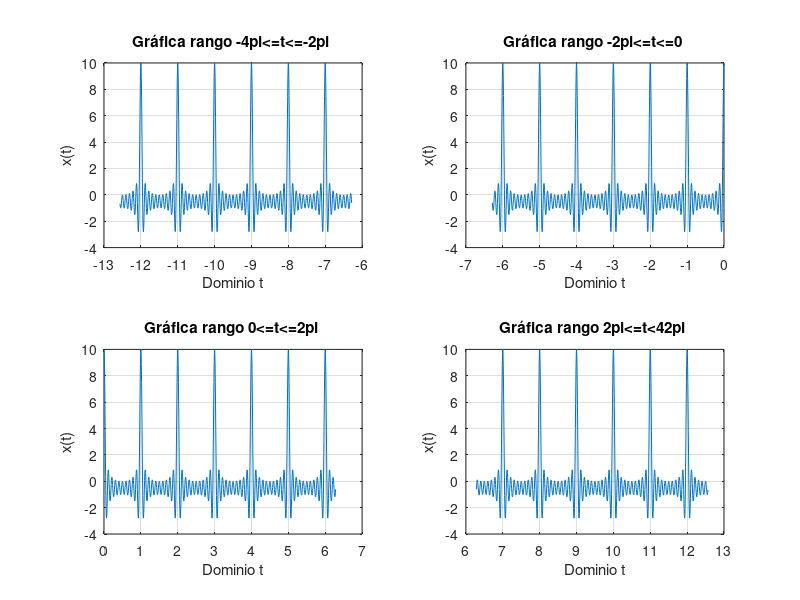

This chart was generated by the following MATLAB code:
%% Práctica 1: Señales en tiempo continuo.
%
% *Integrantes:*
%
% * Arellano Paz Angel Ulises
% * Cardoso Arias Javier
% * Gachuz Hernández Karla Denisse
% * García Arteaga Alejandro
% * López Galván José Rodolfo
%
% *Objetivos:* 
%
% * Manipulación básica de MATLAB
% * Gráficas de señales reales y complejas continuas
% * Transformación de señales continuas (escalamientos y traslaciones)
% * Calculo de energía y potencia de señales continuas

%%



%%  1) Working with functions.
%
% Working with functions is fundamental to signals and systems applications. MATLAB provides several methods of defining and evaluating functions. An understanding and proficient use of these methods are therefore necessary and beneficial.

%%
% *11.1-1 Anonymous functions.*
%
% Many simple functions are most conveniently represented by using MATLAB anonymous functions. An anonymous function provides a symbolic representation of a function defined in terms of MATLAB operators, functions, or other anonymous functions. For example, consider defining the exponentially damped sinusoid $f (t) = e −t cos(2π t)$.

f = @(t) exp(-t).*cos(2*pi*t);

%%
% In this context, the @ symbol identifies the expression as an anonymous function, which is assigned a name of f. Parentheses following the @ symbol are used to identify the function’s independent variables (input arguments), which in this case is the single time variable t. Input arguments, such as t, are local to the anonymous function and are not related to any workspace variables with the same names.
%
% Once defined, $f (t)$ can be evaluated simply by passing the input values of interest. For example,

t =0; f(t)

%%
% evaluates $f (t)$ at t = 0, confirming the expected result of unity. The same result is obtained by passing t = 0 directly.

%%
% Vector inputs allow the evaluation of multiple values simultaneously, Consider the task of plotting $f(t)$ over the interval $(-2 \leq t \leq 2)$. Gross function behavior is clear:  $f(t)$ should oscilate four times with a decaying envelope. Since accurate hand sketches are cumberstone, MATLAB-generated plots are an attractive alternative. As the following example illustrates, care must be taken to ensure reliable results.
%
% Suppose the vector t is chosen to include onlu the integers contained in $(-2 \leq t \leq 2)$, namely, [−2, −1, 0, 1, 2].

t = (-2:2);

%%
% This vector input is evaluated from a vector output.

f(t)

%%
% The plot command graphs the result, which is shown in Fig. 1.46 

%%
%
%  >> plot(t,f(t));
%  >> xlabel(’t’); ylabel(’f(t)’); grid;
%

%%
% Grid lines, added by using the grid command, aid feature identification. Unfortunately, the
% plot does not illustrate the expected oscillatory behavior. More points are required to adequately
% represent f (t).
% The question, then, is how many points is enough? † If too few points are chosen, information
% is lost. If too many points are chosen, memory and time are wasted. A balance is needed. For
% oscillatory functions, plotting 20 to 200 points per oscillation is normally adequate. For the present
% case, t is chosen to give 100 points per oscillation.

plot(t, f(t));
xlabel('t');
ylabel('f(t)');
grid;
%%
% *Figure 1.46* $f(t) = e^{-t}cos(2\pi t)$ for $t = (-2::2)$.

t1 = (-2:0.01:2);
plot(t1, f(t1));
xlabel('t');
ylabel('f(t)');
grid;
%%
% *Figure 1.47* $f(t) = e^{-t}cos(2\pi t)$ for $t = (-2:0.01:2)$.

%%
% *1.11-2 Relational Operators and the Unit Step Function.*
%
% The unit step function $u(t)$ arises naturally in many practical situations. For example, a unit step can
% model the act of turning on a system. With the help of relational operators, anonymous functions
% can represent the unit step function.
% In MATLAB, a relational operator compares two items. If the comparison is true, a logical true
% (1) is returned. If the comparison is false, a logical false (0) is returned. Sometimes called indicator
% functions, relational operators indicates whether a condition is true. Six relational operators are
% available: <, >, <=, >=, ==, and ~=.
%   The unit step function is readily defined using the >= relational operator.

u = @(t) 1.0.*(t>=0);

%%
% Any function with a jump discontinuity, such as the unit step, is difficult to plot. Consider plotting
% $u(t)$ by using $t = (-2:2)$.

t = (-2:2);
plot(t, u(t));
xlabel ('t');
ylabel('u(t)');

%%
% *Figure 1.48* $u(t)$ for $t = (-2:2)$.ous functions, we could
% have used our previously defined unit step anonymous function to define p(t) as p = @(t)

%%
% Two significant problems are apparent in the resulting plot, shown in Fig. 1.48. First,
% MATLAB automatically scales plot axes to tightly bound the data. In this case, this normally
% desirable feature obscures most of the plot. Second, MATLAB connects plot data with lines,
% making a true jump discontinuity difficult to achieve. The coarse resolution of vector t emphasizes
% the effect by showing an erroneous sloping line between t = −1 and t = 0.
% The first problem is corrected by vertically enlarging the bounding box with the axis
% command. The second problem is reduced, but not eliminated, by adding points to vector t.

t = (-2:0.01:2);
plot(t, u(t));
xlabel('t');
ylabel('u(t)');
axis([-2 2 -0.1 1.1]);
title('Figure 1.48 u(t) for t = (-2:0.01:2)');

%%
% The four-element vector argument of axis specifies x axis minimum, x axis maximum, y axis
% minimum, and y axis maximum, respectively. The improved results are shown in Fig. 1.49.
% Relational operators can be combined using logical AND, logical OR, and logical negation: &,
% |, and ~, respectively. For example, (t>0) & (t<1) and ~((t<=0) $|$ (t>=1)) both test if 0 < t < 1.
% To demonstrate, consider defining and plotting the unit pulse p(t) = u(t) − u(t − 1), as shown in
% Fig. 1.50:

p =@(t) 1.0.*((t>=0)&(t<1));
t = (-1:0.01:2);
plot(t, p(t));
xlabel('t');
ylabel('p(t) = u(t) - u(t-1)');
axis([-1 2 -0.1 1.1]);
title('Figure 1.50 p(t) = u(t) − u(t − 1) over (−1 ≤ t ≤ 2).');
%%
% Since anonymous functions can be constructed using other anonymous functions, we could
% have used our previously defined unit step anonymous function to define p(t) as p = @(t)
% u(t)-u(t-1);.

%%
% For scalar operands, MATLAB also supports two short-circuit logical constructs. A
% short-circuit logical AND is performed by using &&, and a short-circuit logical OR is performed by
% using ||. Short-circuit logical operators are often more efficient than traditional logical operators
% because they test the second portion of the expression only when necessary. That is, when scalar
% expression A is found false in (A&&B), scalar expression B is not evaluated, since a false result
% is already guaranteed. Similarly, scalar expression B is not evaluated when scalar expression A is
% found true in (A||B), since a true result is already guaranteed.

%%
% *1.11-3 Visualizing Operations on the Independent Variable*

%%
% Two operations on a function’s independent variable are commonly encountered: shifting and
% scaling. Anonymous functions are well suited to investigate both operations.
% Consider $g(t) = f (t)u(t) = e −t cos (2π t)u(t)$, a causal version of $f(t)$. MATLAB easily
% multiplies anonymous functions. Thus, we create $g(t)$ by multiplying our anonymous functions
% for $f(t)$ and $u(t)$.

g = @(t) f(t).*u(t);

%%
% A combined shifting and scaling operation is represented by $g(at + b)$, where a and b are
% arbitrary real constants. As an example, consider plotting $g(2t + 1)$ over $(−2 ≤ t ≤ 2)$. With a = 2,
% the function is compressed by a factor of 2, resulting in twice the oscillations per unit t. Adding
% the condition b > 0 shifts the waveform to the left. Given anonymous function g, an accurate plot
% is nearly trivial to obtain.

t = (-2:0.01:2);
plot(t,g(2*t+1)); xlabel('t'); ylabel('g(2t+1)'); grid;
title('Figure 1.51 g(2t + 1) over (−2 ≤ t ≤ 2).');


%%
% Figure 1.51 confirms the expected waveform compression and left shift. As a final check, realize
% that function $g(·)$ turns on when the input argument is zero. Therefore, $g(2t + 1)$ should turn on
% when 2t + 1 = 0 or at t = −0.5, a fact again confirmed by Fig. 1.51.

%%
% Next, consider plotting $g(−t + 1)$ over $(−2 ≤ t ≤ 2)$. Since a < 0, the waveform will be
% reflected. Adding the condition b > 0 shifts the final waveform to the right.

plot(t,g(-t+1)); xlabel('t'); ylabel('g(-t+1)'); grid;
title('Figure 1.52 g(−t + 1) over (−2 ≤ t ≤ 2)');

%%
% Figure 1.52 confirms both the reflection and the right shift.
% Up to this point, Figs. 1.51 and 1.52 could be reasonably sketched by hand. Consider plotting
% the more complicated function $h(t) = g(2t + 1) + g(−t + 1)$ over $(−2 ≤ t ≤ 2)$ (Fig. 1.53); an
% accurate hand sketch would be quite difficult. With MATLAB, the work is much less burdensome.

plot(t,g(2*t+1)+g(-t+1)); xlabel('t'); ylabel('h(t)'); grid;
title('Figure 1.53 h(t) = g(2t + 1) + g(−t + 1) over (−2 ≤ t ≤ 2).');

%%
% *1.11-4 Numerical Integration and Estimating Signal Energy*
%%
% Interesting signals often have nontrivial mathematical representations. Computing signal energy,
% which involves integrating the square of these expressions, can be a daunting task. Fortunately,
% many difficult integrals can be accurately estimated by means of numerical integration techniques.
% Even if the integration appears simple, numerical integration provides a good way to verify
% analytical results.

%%
% To start, consider the simple signal $x(t) = e^{-t}(u(t) − u(t − 1))$. The energy of $x(t)$ is expressed
% as $E_{x} = \int_{-\infty}^{\infty} |x(t)|^{2} dt = \int_{0}^{1} e^{-2t}$. Integrating yields $E_{x} = 0.5(1 − e^{−2})$ ≈ 0.4323. The energy
% integral can also be evaluated numerically. Figure 1.27 helps illustrate the simple method of
% rectangular approximation: evaluate the integrand at points uniformly separated by $\Delta t$, multiply
% each by $ \Delta t$ to compute rectangle areas, and then sum over all rectangles. First, we create function
% $x(t)$.

x = @(t) exp(-t).*((t>=0)&(t<1));

%%
% With $\Delta t = 0.01$, a suitable time vector is created.

t = (0:0.01:1);

%%
% The final result is computed by using the sum command.

E_x = sum(x(t).*x(t)*0.01)

%%
% The result is not perfect, but at 1% relative error it is close. By reducing $ \Delta t$, the approximation is
% improved. For example,$ \Delta t = 0.001$ yields E_x = 0.4328, or 0.1% relative error.
% Although simple to visualize, rectangular approximation is not the best numerical integration
% technique. The MATLAB function quad implements a better numerical integration technique
% called recursive adaptive Simpson quadrature. To operate, quad requires a function describing
% the integrand, the lower limit of integration, and the upper limit of integration. Notice that no $\Delta t$
% needs to be specified.

%%
% To use quad to estimate E x , the integrand must first be described.

x_squared = @(t) x(t).*x(t);

%%
% Estimating $E_{x}$ immediately follows.

E_x = quad(x_squared,0,1)

%%
% In this case, the relative error is −0.0026%.
%%
% The same techniques can be used to estimate the energy of more complex signals. Consider
% $g(t)$, defined previously. Energy is expressed as $E_{g}=\int_{0}^{\infty}e^{-2t}cos^{2}(2\pi t)dt$. A closed-form solution
% exists, but it takes some effort. MATLAB provides an answer more quickly.

g_squared = @(t) g(t).*g(t);

%%
% Although the upper limit of integration is infinity, the exponentially decaying envelope ensures
% $g(t)$ is effectively zero well before $t$ = 100. Thus, an upper limit of t = 100 is used along with
% $\Delta t$ = 0.001.

t = (0:0.001:100);
E_g = sum(g_squared(t)*0.001)

%%
% A slightly better approximation is obtained with the quad function.

E_g = quad(g_squared,0,100)

%% 2) Resolución del problema 1.2-2

%%
% For the signal x(t) illustrated in Fig. P1.2-2, sketch
%%
% A) $x(t-4)$
%%
% B) $x(t/1.5)$
%%
% C) $x(-t)$
%%
% D) $x(2t-4)$
%%
% E) $x(2-t)$


u = @(t) 1.0.*(t>=0);

u1= @(t) 1.0.*((t>=-4)&(t<0));

u2=@(t) 1.0.*((t>=0)&(t<=2));

f=@(t) (-t.*u1(t)) + (t.*u2(t));

t = (-20:0.01:20);

plot(t,f(t))

axis([-5 5 -1 5]);

title('Fig. P1.2-2');

xlabel('t');

ylabel('x(t)');

%%
% *A)* $x(t-4)$



x1=@(t) f(t-4);

plot(t,x1(t));

axis([-1 9 -1 5]);

title('Inciso a');

xlabel('t');

ylabel('x(t-4)');

%%
% *B)* $x(t/1.5)$



x2=@(t) f(t/1.5);

plot(t,x2(t));

axis([-8 5 -1 5]);

title('Inciso b');

xlabel('t');

ylabel('x(t/1.5)');

%%
% *C)* $x(-t)$




x3=@(t) f(-t);

plot(t,x3(t));

axis([-5 5 -1 5]);

title('Inciso c');

xlabel('t');

ylabel('x(-t)');

%%
% *D)* $x(2t-4)$




x4=@(t) f(2.*t - 4);

plot(t,x4(t));

axis([-5 5 -1 5]);

title('Inciso d');

xlabel('t');

ylabel('x(2t-4)');

%%
% *E)* $x(2t-4)$




x5=@(t) f(2 - t);

plot(t,x5(t));

axis([-1 8 -1 5]);

title('Inciso e');

xlabel('t');

ylabel('x(2-t)');


t=(-3*pi:0.001:3*pi);

%%
% $X(t)=2^t*cos(2pit)$
%%
% $X_{impar(t)}=1/2(x(t)-x(-t))$
%%
% $X_{impar(t)}=(2^(-t-1))*cos(2pit)-(2^(t-1))*cos(-2pit)$


%% 3) Resolución del problema 1.11-1
%

for i=1:length(t)
if t(i)<=-pi
R(i)=-(2.^(t(i)-1)).*cos(-2*pi*t(i));
elseif t(i)>=pi
R(i)=(2.^(-t(i)-1)).*cos(2*pi*t(i));
else
R(i)=0;
end
end

plot(t,R);
ylabel('Ximpar(t)');
xlabel('t');
title('Ejercicio 1.11-1');
grid on;

%% 4) Contruscciòn de la gráfica. 
%
% Construye la grafica de

%% 
% $$x(t) = \sum_{k=1}^{10} cos(2\pi k t)$$
%
% para cuatro rangos (figura 2x2). Los ejes deben mostrarse en el origen además de la edición de su preferencia.
% Procedimiento:
%

clf;
subplot(2,2,1);
y=0;
t=linspace(-4*pi,-2*pi,1000);
for k=1:10
    
x=cos(2*pi*k*t);
y=y+x;
end
plot(t,y);
grid on;
ax = gca;
xlabel('Dominio t');
ylabel('x(t)');
title('Gráfica rango -4pi<=t<=-2pi ');



subplot(2,2,2);
y=0;
t=linspace(-2*pi,0,1000);
for k=1:10
    
x=cos(2*pi*k*t);
y=y+x;
end
plot(t,y);
grid on;
ax = gca;
xlabel('Dominio t');
ylabel('x(t)');

title('Gráfica rango -2pi<=t<=0 ');



subplot(2,2,3);
y=0;
t=linspace(0,2*pi,1000);
for k=1:10
    
x=cos(2*pi*k*t);
y=y+x;
end
plot(t,y);
grid on;
ax = gca;
xlabel('Dominio t');
ylabel('x(t)');
title('Gráfica rango 0<=t<=2pi ');



subplot(2,2,4);
y=0;
t=linspace(2*pi,4*pi,1000);
for k=1:10
    
x=cos(2*pi*k*t);
y=y+x;
end
plot(t,y);
grid on;
ax = gca;
xlabel('Dominio t');
ylabel('x(t)');
title('Gráfica rango 2pi<=t<42pi ');
